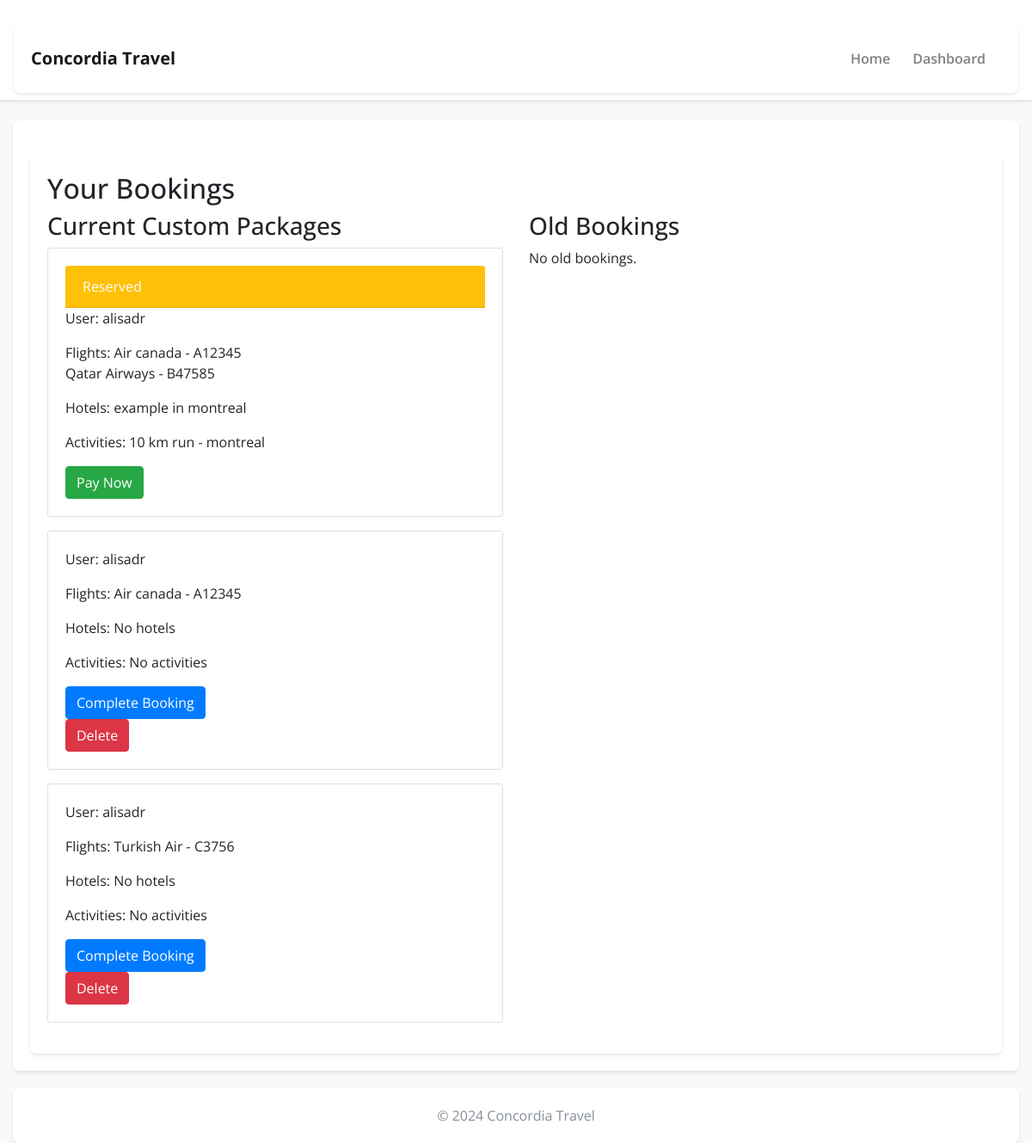
Page /booking/view_bookings/ (signed in) on the earlier database version.
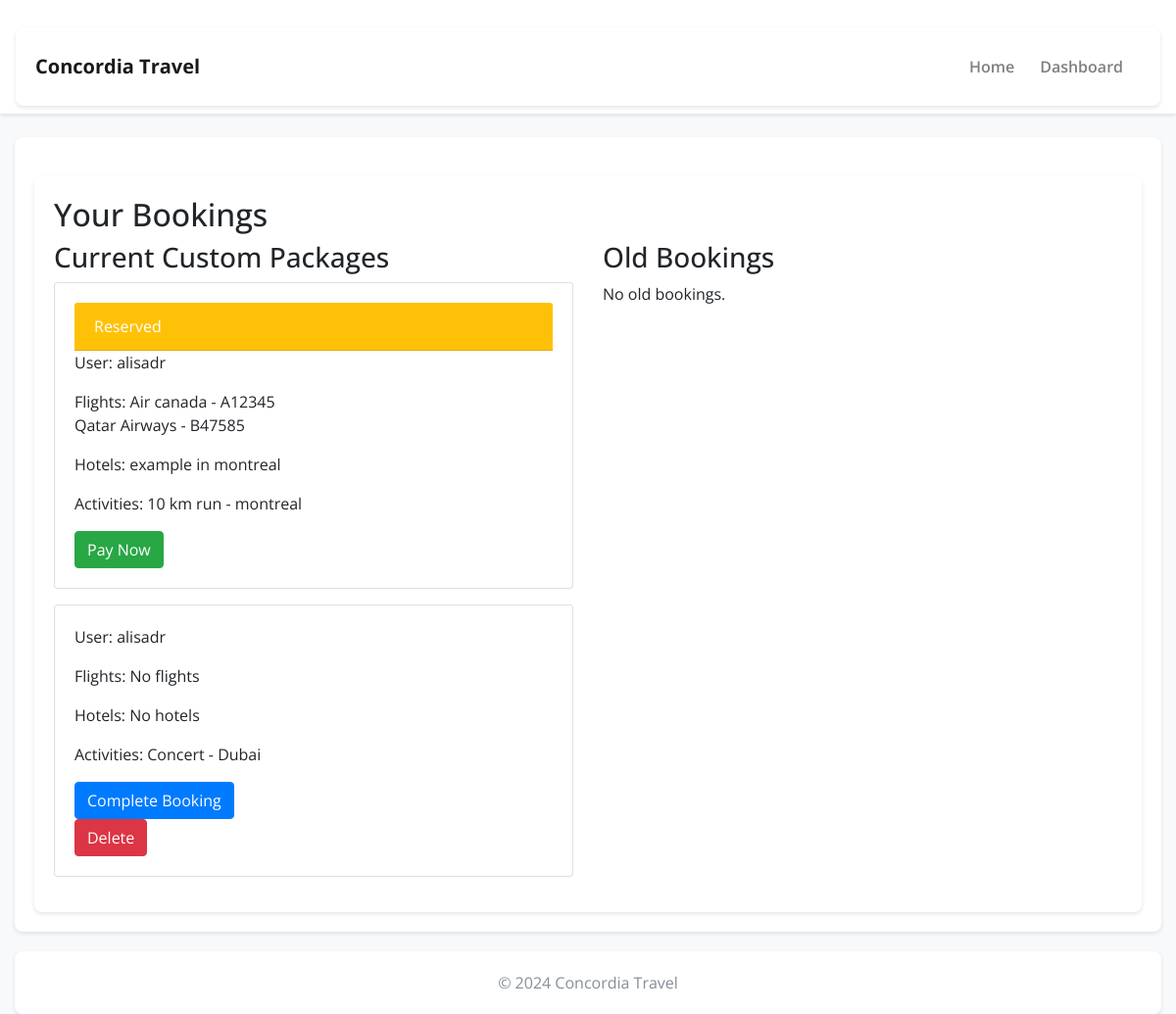
Same page on the later database version.
### booking/models.py (models this page shows, shortened)
class Booking(models.Model):
    STATUS_CHOICES = [
        ('none', 'None'),
        ('reserved', 'Reserved'),
        ('paid', 'Paid'),
    ]
    user = models.ForeignKey(User, on_delete=models.CASCADE)
    custom_package = models.ForeignKey(CustomPackage, on_delete=models.CASCADE)
    status = models.CharField(max_length=10, choices=STATUS_CHOICES, default='none')
    reserved_until = models.DateTimeField(null=True, blank=True)  # Add this field to track reservation expiration

### packages/models.py (models this page shows, shortened)
class Flight(models.Model):
    flight_number = models.CharField(max_length=10)
    airline = models.CharField(max_length=100)
    departure_city = models.CharField(max_length=100)
    arrival_city = models.CharField(max_length=100)
    departure_time = models.DateTimeField()
    duration = models.DurationField()
    price = models.DecimalField(max_digits=10, decimal_places=2)
    description = models.TextField(blank=True, null=True)  # Allows for an optional description

class Hotel(models.Model):
    name = models.CharField(max_length=100)
    city = models.TextField(max_length=100)
    phone_number = models.CharField(max_length=15)
    price = models.DecimalField(max_digits=10, decimal_places=2)
    description = models.TextField(blank=True, null=True)  # Allows for an optional description

class Activity(models.Model):
    name = models.CharField(max_length=100)
    location = models.CharField(max_length=100)
    type = models.CharField(max_length=50)  # E.g., sightseeing, hiking, etc.
    start_time = models.DateTimeField()
    duration = models.DurationField()
    price = models.DecimalField(max_digits=10, decimal_places=2)
    description = models.TextField(blank=True, null=True)  # Allows for an optional description

### booking/views.py (the view)
# urls.py: path('view_bookings/', views.view_bookings, name='view_bookings'),
@login_required
def view_bookings(request):
    current_bookings = Booking.objects.filter(
        user=request.user,
        status__in=['none', 'reserved']
    ).exclude(
        reserved_until__lt=timezone.now()
    )
    old_bookings = Booking.objects.filter(user=request.user, status='paid')
    context = {
        'current_bookings': current_bookings,
        'old_bookings': old_bookings,
    }
    print('test2')
    return render(request, 'booking/view_bookings.html', context)

### booking/templates/booking/view_bookings.html (shortened to what this page needs)
{% extends 'booking/base.html' %}
{% load tz %}
{% block content %}
<div class="container">
    <h2>Your Bookings</h2>
    <div class="row">
        <div class="col-md-6">
            <h3>Current Custom Packages</h3>
            {% for booking in current_bookings %}
                <div class="card mb-3">
                    <div class="card-body">
                        {% if booking.status == 'reserved' %}
                            <div class="card-header bg-warning text-white">Reserved</div>
                        {% endif %}
                        <p>User: {{ booking.user.username }}</p>
                        <p>Flights:
                            {% for flight in booking.custom_package.flights.all %}
                                {{ flight.airline }} - {{ flight.flight_number }}<br>
                            {% empty %}
                                No flights
                            {% endfor %}
                        </p>
                        <p>Hotels:
                            {% for hotel in booking.custom_package.hotels.all %}
                                {{ hotel.name }} in {{ hotel.city }}<br>
                            {% empty %}
                                No hotels
                            {% endfor %}
                        </p>
                        <p>Activities:
                            {% for activity in booking.custom_package.activities.all %}
                                {{ activity.name }} - {{ activity.location }}<br>
                            {% empty %}
                                No activities
                            {% endfor %}
                        </p>
                        {% if booking.status == 'reserved' %}
                            <a href="{% url 'payment_process' booking.id %}" class="btn btn-success">Pay Now</a>
                        {% elif booking.status == 'none' %}
                            <form method="post" action="{% url 'complete_booking' booking.custom_package.id %}">
                                <input type="submit" value="Complete Booking" class="btn btn-primary">
                            </form>
                            <form method="post" action="{% url 'delete_booking' booking.id %}">
                                <button type="submit" class="btn btn-danger" onclick="return confirm('Are you sure you want to delete this booking?');">Delete</button>
                            </form>
                        {% endif %}
                    </div>
                </div>
            {% empty %}
                <p>No current custom packages.</p>
            {% endfor %}
        </div>
        <div class="col-md-6">
            <h3>Old Bookings</h3>
            {% for booking in old_bookings %}
                <div class="card mb-3">
                    <div class="card-header bg-success text-white">Completed</div>
                        <div class="card-body">
                            <p>User: {{ booking.user.username }}</p>
                            <p>Flights:
                                {% for flight in booking.custom_package.flights.all %}
                                    {{ flight.airline }} - {{ flight.flight_number }}<br>
                                {% empty %}
                                    No flights
                                {% endfor %}
                            </p>
                            <p>Hotels:
                                {% for hotel in booking.custom_package.hotels.all %}
                                    {{ hotel.name }} in {{ hotel.city }}<br>
                                {% empty %}
                                    No hotels
                                {% endfor %}
                            </p>
                            <p>Activities:
                                {% for activity in booking.custom_package.activities.all %}
                                    {{ activity.name }} - {{ activity.location }}<br>
                                {% empty %}
                                    No activities
                                {% endfor %}
                            </p>
                            <a href="{% url 'share_your_experience' %}" class="btn btn-info">Share Your Experience</a>
                        </div>
                    </div>
                </div>
            {% empty %}
                <p>No old bookings.</p>
            {% endfor %}
        </div>
    </div>
</div>
{% endblock %}

### booking/templates/booking/base.html (shortened to what this page needs)
{% load static %}
<!DOCTYPE html>
<html lang="en">
<head>
    <link rel="stylesheet" href="{% static 'styles/bootstrap4/bootstrap.min.css' %}">
</head>
<body>
<nav class="navbar navbar-expand-lg navbar-light">
    <div class="container">
        <a class="navbar-brand" href="/">Concordia Travel</a>
        <div class="collapse navbar-collapse" id="navbarNav">
            <ul class="navbar-nav ml-auto">
                <li class="nav-item">
                    <a class="nav-link" href="/">Home</a>
                </li>
                {% if user.is_authenticated %}
                    <li class="nav-item">
                        <a class="nav-link" href="/accounts/dashboard/">Dashboard</a>
                    </li>
                {% else %}
                    <li class="nav-item">
                        <a class="nav-link" href="/accounts/login/">Login</a>
                    </li>
                {% endif %}
            </ul>
        </div>
    </div>
</nav>
<div class="container mt-4">
    {% block content %}{% endblock %}
</div>
<footer class="footer text-center">
    <div class="container">
        <span class="text-muted">© 2024 Concordia Travel</span>
    </div>
</footer>
</body>
</html>

### booking/templates/booking/base.html (style rules this page uses)
body { font-family: 'Open Sans', sans-serif; background-color: #f8f9fa; }
.navbar { background-color: #fff; box-shadow: 0 2px 4px rgba(0, 0, 0, 0.1); }
.navbar-brand { font-weight: 700; }
.navbar-nav .nav-item { margin-right: 10px; }
.navbar-nav .nav-link { font-weight: 600; color: #343a40; }
.container { background-color: #fff; box-shadow: 0 2px 4px rgba(0, 0, 0, 0.1); border-radius: 8px; padding: 20px; margin-top: 20px; }

Differences in the rows shown:
removed Booking: user.username "alisadr", Flight (airline "Air canada", flight_number "A12345")
no longer on this page (row unchanged): Flight: airline "Turkish Air", flight_number "C3756", shown under "alisadr"
now on this page (row unchanged): Activity: name "Concert", location "Dubai", shown under "alisadr"
